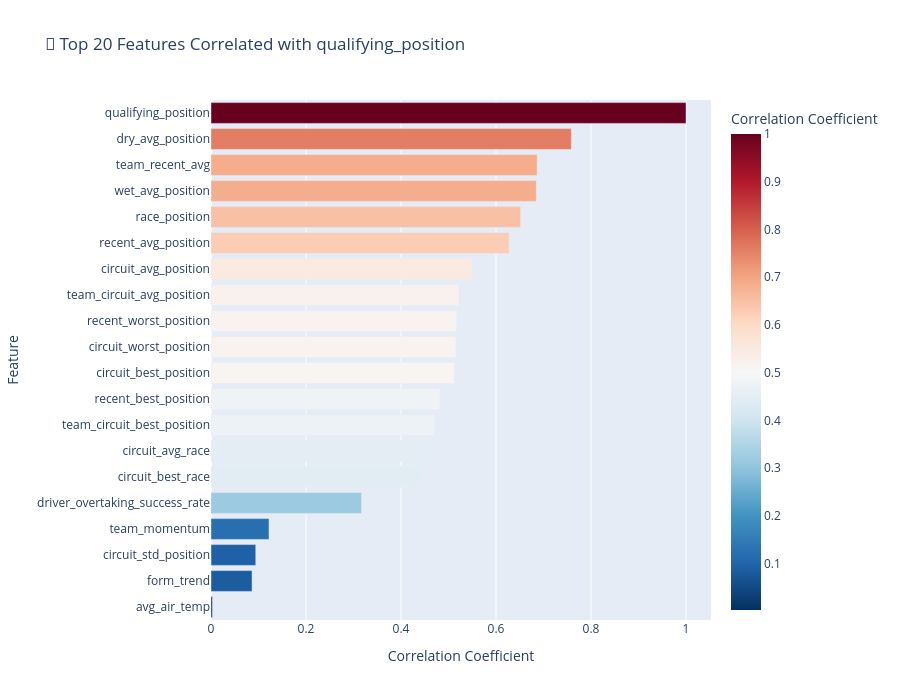

Here is the notebook cell this chart was saved with:
### Markdown cell above
---
## 5️⃣ Correlation Analysis

### Code cell
# Select numeric features for correlation
numeric_cols = df.select_dtypes(include=[np.number]).columns.tolist()

# Remove identifiers
exclude_cols = ['year', 'driver_number']
numeric_cols = [c for c in numeric_cols if c not in exclude_cols]

# Compute correlation with target
target_col = 'qualifying_position' if 'qualifying_position' in df.columns else 'race_position'

correlations = df[numeric_cols].corrwith(df[target_col]).sort_values(ascending=False)
correlations_df = pd.DataFrame({
    'feature': correlations.index,
    'correlation': correlations.values
}).dropna()

# Plot top correlations
top_n = 20
top_corr = correlations_df.nlargest(top_n, 'correlation', keep='all')

fig = px.bar(
    top_corr,
    x='correlation',
    y='feature',
    orientation='h',
    title=f'🎯 Top {top_n} Features Correlated with {target_col}',
    labels={'correlation': 'Correlation Coefficient', 'feature': 'Feature'},
    color='correlation',
    color_continuous_scale='RdBu_r',
    height=700
)
fig.update_layout(yaxis={'categoryorder': 'total ascending'})
fig.show()

### Figure 1 — Plotly figure (JSON) as saved in the notebook; plotly's stock layout.template omitted (floating-point values rounded to 4 significant figures)
{"data": [{"hovertemplate": "Correlation Coefficient=%{marker.color}<br>Feature=%{y}<extra></extra>", "legendgroup": "", "marker": {"color": [1.0, 0.7586, 0.6866, 0.6848, 0.6518, 0.6276, 0.5493, 0.5221, 0.5167, 0.5157, 0.512, 0.482, 0.4714, 0.4489, 0.4448, 0.3169, 0.1221, 0.09424, 0.08641, 0.003057], "coloraxis": "coloraxis", "pattern": {"shape": ""}}, "name": "", "orientation": "h", "showlegend": false, "textposition": "auto", "type": "bar", "x": [1.0, 0.7586, 0.6866, 0.6848, 0.6518, 0.6276, 0.5493, 0.5221, 0.5167, 0.5157, 0.512, 0.482, 0.4714, 0.4489, 0.4448, 0.3169, 0.1221, 0.09424, 0.08641, 0.003057], "xaxis": "x", "y": ["qualifying_position", "dry_avg_position", "team_recent_avg", "wet_avg_position", "race_position", "recent_avg_position", "circuit_avg_position", "team_circuit_avg_position", "recent_worst_position", "circuit_worst_position", "circuit_best_position", "recent_best_position", "team_circuit_best_position", "circuit_avg_race", "circuit_best_race", "driver_overtaking_success_rate", "team_momentum", "circuit_std_position", "form_trend", "avg_air_temp"], "yaxis": "y"}], "layout": {"barmode": "relative", "coloraxis": {"colorbar": {"title": {"text": "Correlation Coefficient"}}, "colorscale": [[0, "rgb(5,48,97)"], [0.1, "rgb(33,102,172)"], [0.2, "rgb(67,147,195)"], [0.3, "rgb(146,197,222)"], [0.4, "rgb(209,229,240)"], [0.5, "rgb(247,247,247)"], [0.6, "rgb(253,219,199)"], [0.7, "rgb(244,165,130)"], [0.8, "rgb(214,96,77)"], [0.9, "rgb(178,24,43)"], [1, "rgb(103,0,31)"]]}, "height": 700, "legend": {"tracegroupgap": 0}, "title": {"text": "🎯 Top 20 Features Correlated with qualifying_position"}, "xaxis": {"anchor": "y", "domain": [0, 1], "title": {"text": "Correlation Coefficient"}}, "yaxis": {"anchor": "x", "categoryorder": "total ascending", "domain": [0, 1], "title": {"text": "Feature"}}}}
